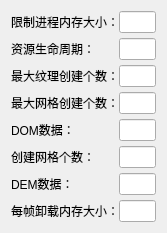
              <widget class="QWidget" name="page_2">
               <property name="geometry">
                <rect>
                 <x>0</x>
                 <y>0</y>
                 <width>167</width>
                 <height>215</height>
                </rect>
               </property>
               <attribute name="label">
                <string>资源</string>
               </attribute>
               <layout class="QVBoxLayout" name="verticalLayout_5">
                <item>
                 <layout class="QGridLayout" name="gridLayout_2">
                  <property name="horizontalSpacing">
                   <number>0</number>
                  </property>
                  <property name="verticalSpacing">
                   <number>5</number>
                  </property>
                  <item row="0" column="0">
                   <widget class="QLabel" name="label_6">
                    <property name="text">
                     <string>限制进程内存大小：</string>
                    </property>
                   </widget>
                  </item>
                  <item row="0" column="1">
                   <widget class="QLineEdit" name="maxMemorySizeEdit">
                    <property name="toolTip">
                     <string>限制进程内存大小</string>
                    </property>
                    <property name="text">
                     <string/>
                    </property>
                    <property name="alignment">
                     <set>Qt::AlignCenter</set>
                    </property>
                   </widget>
                  </item>
                  <item row="1" column="0">
                   <widget class="QLabel" name="label_7">
                    <property name="text">
                     <string>资源生命周期：</string>
                    </property>
                   </widget>
                  </item>
                  <item row="1" column="1">
                   <widget class="QLineEdit" name="maxLifeTimeEdit">
                    <property name="toolTip">
                     <string>资源生命周期，包括纹理、Mesh</string>
                    </property>
                    <property name="text">
                     <string/>
                    </property>
                    <property name="alignment">
                     <set>Qt::AlignCenter</set>
                    </property>
                   </widget>
                  </item>
                  <item row="2" column="0">
                   <widget class="QLabel" name="label_8">
                    <property name="text">
                     <string>最大纹理创建个数：</string>
                    </property>
                   </widget>
                  </item>
                  <item row="2" column="1">
                   <widget class="QLineEdit" name="maxTexSizePerBatchEdit">
                    <property name="toolTip">
                     <string>最大纹理创建个数</string>
                    </property>
                    <property name="text">
                     <string/>
                    </property>
                    <property name="alignment">
                     <set>Qt::AlignCenter</set>
                    </property>
                   </widget>
                  </item>
                  <item row="3" column="0">
                   <widget class="QLabel" name="label_9">
                    <property name="text">
                     <string>最大网格创建个数：</string>
                    </property>
                   </widget>
                  </item>
                  <item row="3" column="1">
                   <widget class="QLineEdit" name="maxMeshSizePerBatchEdit">
                    <property name="toolTip">
                     <string>最大Mesh创建个数</string>
                    </property>
                    <property name="text">
                     <string/>
                    </property>
                    <property name="alignment">
                     <set>Qt::AlignCenter</set>
                    </property>
                   </widget>
                  </item>
                  <item row="4" column="0">
                   <widget class="QLabel" name="label_10">
                    <property name="text">
                     <string>DOM数据：</string>
                    </property>
                   </widget>
                  </item>
                  <item row="4" column="1">
                   <widget class="QLineEdit" name="maxTexCountPerBatchEdit">
                    <property name="toolTip">
                     <string>DOM数据</string>
                    </property>
                    <property name="text">
                     <string/>
                    </property>
                    <property name="alignment">
                     <set>Qt::AlignCenter</set>
                    </property>
                   </widget>
                  </item>
                  <item row="5" column="0">
                   <widget class="QLabel" name="label_11">
                    <property name="text">
                     <string>创建网格个数：</string>
                    </property>
                   </widget>
                  </item>
                  <item row="5" column="1">
                   <widget class="QLineEdit" name="maxMeshCountPerBatchEdit">
                    <property name="toolTip">
                     <string>创建Mesh个数</string>
                    </property>
                    <property name="text">
                     <string/>
                    </property>
                    <property name="alignment">
                     <set>Qt::AlignCenter</set>
                    </property>
                   </widget>
                  </item>
                  <item row="6" column="0">
                   <widget class="QLabel" name="label_12">
                    <property name="text">
                     <string>DEM数据：</string>
                    </property>
                   </widget>
                  </item>
                  <item row="6" column="1">
                   <widget class="QLineEdit" name="maxTerrianCountPerBatchEdit">
                    <property name="toolTip">
                     <string>DEM数据</string>
                    </property>
                    <property name="text">
                     <string/>
                    </property>
                    <property name="alignment">
                     <set>Qt::AlignCenter</set>
                    </property>
                   </widget>
                  </item>
                  <item row="7" column="0">
                   <widget class="QLabel" name="label">
                    <property name="text">
                     <string>每帧卸载内存大小：</string>
                    </property>
                   </widget>
                  </item>
                  <item row="7" column="1">
                   <widget class="QLineEdit" name="maxReclaimMemoryPerFrameEdit">
                    <property name="toolTip">
                     <string>每一帧卸载内存大小</string>
                    </property>
                    <property name="alignment">
                     <set>Qt::AlignCenter</set>
                    </property>
                   </widget>
                  </item>
                 </layout>
                </item>
               </layout>
              </widget>
